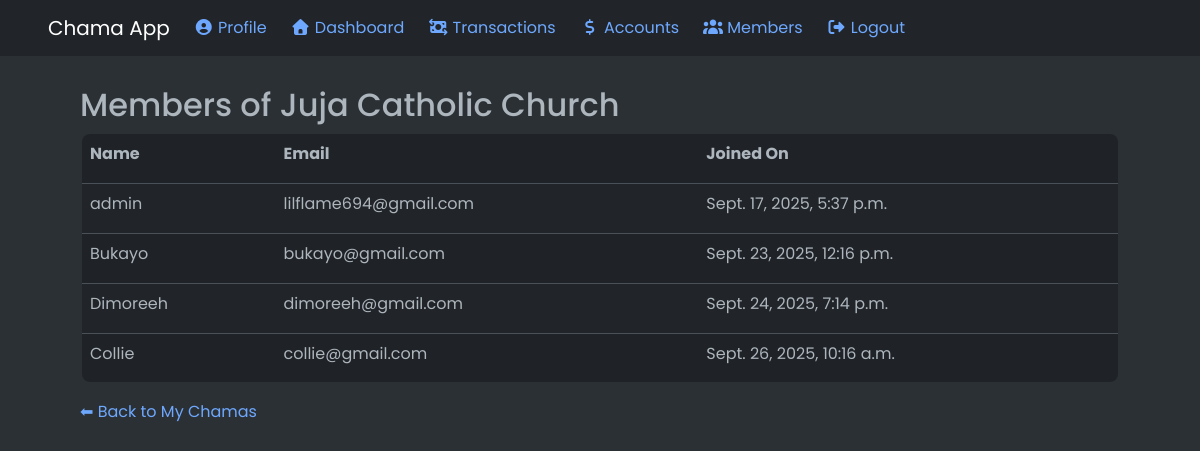
Page /members/2/ (signed in) on the committed database.
### app/models.py (models this page shows, shortened)
class Chama(models.Model):
    name = models.CharField(max_length=255)
    description = models.TextField(blank=True, null=True)
    created_by = models.ForeignKey(
        settings.AUTH_USER_MODEL,
        on_delete=models.CASCADE,
        related_name='chamas_created'
    )
    created_at = models.DateTimeField(auto_now_add=True)
    account_number = models.CharField(max_length=50, unique=True, blank=True, null=True)

class Member(models.Model):
    ROLE_CHOICES = [
        ('leader', 'Leader'),
        ('member', 'Member'),
    ]
    user = models.ForeignKey(settings.AUTH_USER_MODEL, on_delete=models.CASCADE)
    chama = models.ForeignKey('Chama', on_delete=models.CASCADE, related_name='members')
    role = models.CharField(max_length=15, choices=ROLE_CHOICES, default='member')
    joined_at = models.DateTimeField(auto_now_add=True)
    class Meta:
        unique_together = ('user', 'chama') # prevents duplicate membership
    """
    How Member Management Works:

    1. When someone creates a Chama, they are automatically assigned as Leader in the Member table.
    2. The Leader can later invite/add members by selecting existing users or entering their email/username.
    3. Each user can belong to multiple Chamas.
    """

class CustomUser(AbstractUser):
    email = models.EmailField(unique=True)
    phone_number = models.CharField(max_length=15, blank=True, null=True)

### app/views.py (the view)
# urls.py: path("members/<int:chama_id>/", views.chama_members, name="chama_members"),
@login_required
def chama_members(request, chama_id):
    chama = get_object_or_404(Chama, id=chama_id, members__user=request.user)
    members = Member.objects.filter(chama=chama).select_related('user')
    context = {
        'chama': chama,
        'members': members
    }
    return render(request, 'app/chama_members.html', context)

### app/templates/app/chama_members.html (shortened to what this page needs)
{% extends 'app/base.html' %}
{% block content %}
<section class="contribution section">
  <div class="container-wrapper">
    <h2>Members of {{ chama.name }}</h2>
    <table border="1" class="table table-striped">
      <tr>
        <th>Name</th>
        <th>Email</th>
        <th>Joined On</th>
      </tr>
      {% for member in members %}
      <tr>
        <td>{{ member.user.username }}</td>
        <td>{{ member.user.email }}</td>
        <td>{{ member.joined_at }}</td>
      </tr>
      {% endfor %}
    </table>
    <a href="{% url 'members_home' %}">⬅ Back to My Chamas</a>
  </div>
</section>
{% endblock %}

### app/static/css/styles.css (style rules this page uses)
:root { --color-bg: #fdfcf9; --color-surface: #f8f6f2; --color-card: #f5f3ef; --second-color: #b9b9b9; --primary-color: #b5afaf; --black-color: #020101; --btn-color: #00008b; --color-text-primary: #111827; --color-text-secondary: #6b7280; --color-text-light: #9ca3af; --text-black-900: #302e4d; --color-accent: #22c55e; --color-accent-dark: #16a34a; --color-accent-light: #86efac; --color-border: #e5e7eb; --color-skin-dark: #3b2f2f; --color-skin-light: #f5d6c6; --color-uniform-primary: #1f2937; --color-uniform-secondary: #374151; --font-size-xs: 0.75rem; --font-size-sm: 0.875rem; --font-size-base: 1rem; --font-size-lg: 1.125rem; --font-size-xl: 1.25rem; --font-size-2xl: 1.5rem; --font-size-3xl: 1.875rem; }
body { margin: 0; padding: 0; background: var(--color-bg); font-family: "Poppins", sans-serif; }
* { padding: 0; box-sizing: border-box; }
.section { min-height: 100vh; display: block; padding: 0 30px; opacity: 1; }
.container-wrapper { max-width: 1100px; width: 100%; margin: auto; padding: 30px; }
a { text-decoration: none; }
th, td { padding: 15px; text-align: left; }
tr { height: 50px; }
table { border: 2px solid black; border-radius: 10px; border-collapse: collapse; overflow: hidden; }

### rows in the picture
Chama: name "Juja Catholic Church"
Member: user.username "admin", user.email "lilflame694@gmail.com", joined_at "Sept. 17, 2025, 5:37 p.m."
Member: user.username "Bukayo", user.email "bukayo@gmail.com", joined_at "Sept. 23, 2025, 12:16 p.m."
Member: user.username "Dimoreeh", user.email "dimoreeh@gmail.com", joined_at "Sept. 24, 2025, 7:14 p.m."
Member: user.username "Collie", user.email "collie@gmail.com", joined_at "Sept. 26, 2025, 10:16 a.m."
